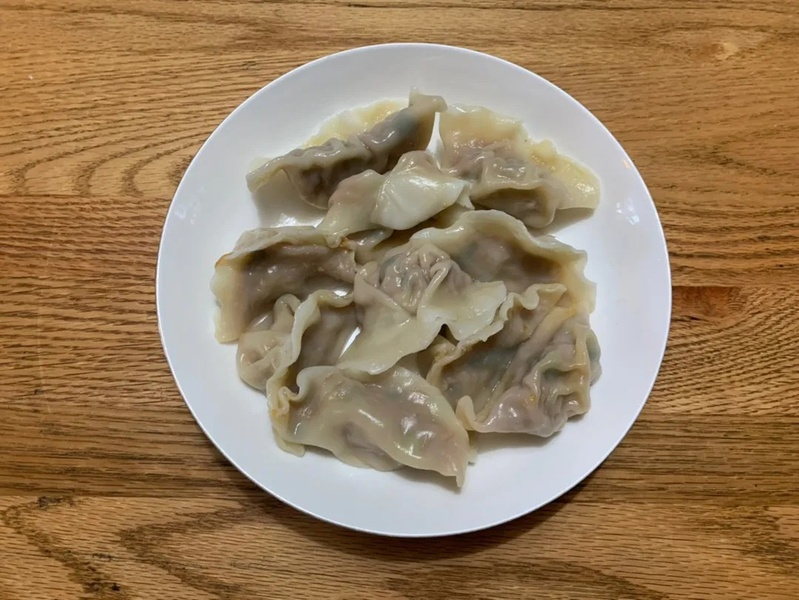
#> input picture experiments/test_images/dumplings_easy_025.jpeg, 799 x 600 px, shrunk from 1080 x 810 before the run, found by its file name
$ python generate_dataset_examples.py
#> lines starting #> are read from the running program, lines starting #| are printed output that depends on the picture
import matplotlib.pyplot as plt
from PIL import Image
import os

def create_dataset_examples():
    # Use a basic font
    plt.rcParams['font.sans-serif'] = ['Microsoft YaHei', 'SimHei', 'Arial Unicode MS', 'sans-serif']
    plt.rcParams['axes.unicode_minus'] = False

    fig, axes = plt.subplots(2, 2, figsize=(16, 12))
    fig.patch.set_facecolor('#ffffff')

    examples = [
        {
            'img': 'experiments/test_images/dumplings_easy_025.jpeg',
            'title': '【東方 / 簡單場景】\n(Eastern / Easy)',
            'gt': 'Ground Truth: 水餃 (Dumplings)',
            'desc': '單一且完整的食物外觀，未受遮擋'
        },
        {
            'img': 'experiments/test_images/avocado_toast_easy_013.jpeg',
            'title': '【西方 / 簡單場景】\n(Western / Easy)',
            'gt': 'Ground Truth: 酪梨 (Avocado), 吐司 (Toast)',
            'desc': '特徵明顯的西式輕食，光線良好'
        },
        {
            'img': 'experiments/test_images/century_egg_tofu_hard_009.jpeg',
            'title': '【東方 / 困難場景】\n(Eastern / Hard)',
            'gt': 'Ground Truth: 皮蛋 (Century Egg), 豆腐 (Tofu)',
            'desc': '外觀深色難辨識，且與豆腐互相堆疊干擾'
        },
        {
            'img': 'experiments/test_images/pasta_sardine_hard_014.jpeg',
            'title': '【西方 / 困難場景】\n(Western / Hard)',
            'gt': 'Ground Truth: 義大利麵 (Pasta), 沙丁魚 (Sardine)',
            'desc': '沙丁魚與麵條、醬汁嚴重混雜，殘渣破碎'
        }
    ]

    axes = axes.flatten()
    for i, ax in enumerate(axes):
        ex = examples[i]
        try:
            img = Image.open(ex['img'])
#> img is the input picture: PIL image 799x600 RGB; mean R, G, B 152.3, 125.5, 93.4
            ax.imshow(img)
        except Exception as e:
            # Fallback if image is missing
            ax.text(0.5, 0.5, 'Image not found', ha='center', va='center', transform=ax.transAxes)

        ax.set_title(ex['title'], fontsize=18, fontweight='bold', pad=15)
        ax.axis('off')

        # Add labels below the image
        # To do this cleanly, we can add a text box inside the image at the bottom
        img_w, img_h = img.size
#> img_w = 799; img_h = 600
        # Background rect for text
        box_h = img_h * 0.15
#> box_h = 90
        import matplotlib.patches as patches
        rect = patches.Rectangle((0, img_h - box_h), img_w, box_h, linewidth=0, edgecolor='none', facecolor='black', alpha=0.7)
        ax.add_patch(rect)

        ax.text(img_w*0.02, img_h - box_h*0.65, ex['gt'], fontsize=16, color='#2ecc71', fontweight='bold', ha='left')
        ax.text(img_w*0.02, img_h - box_h*0.25, ex['desc'], fontsize=14, color='white', ha='left')

    plt.tight_layout()
    plt.savefig('experiments/dataset_examples.png', dpi=300, bbox_inches='tight')
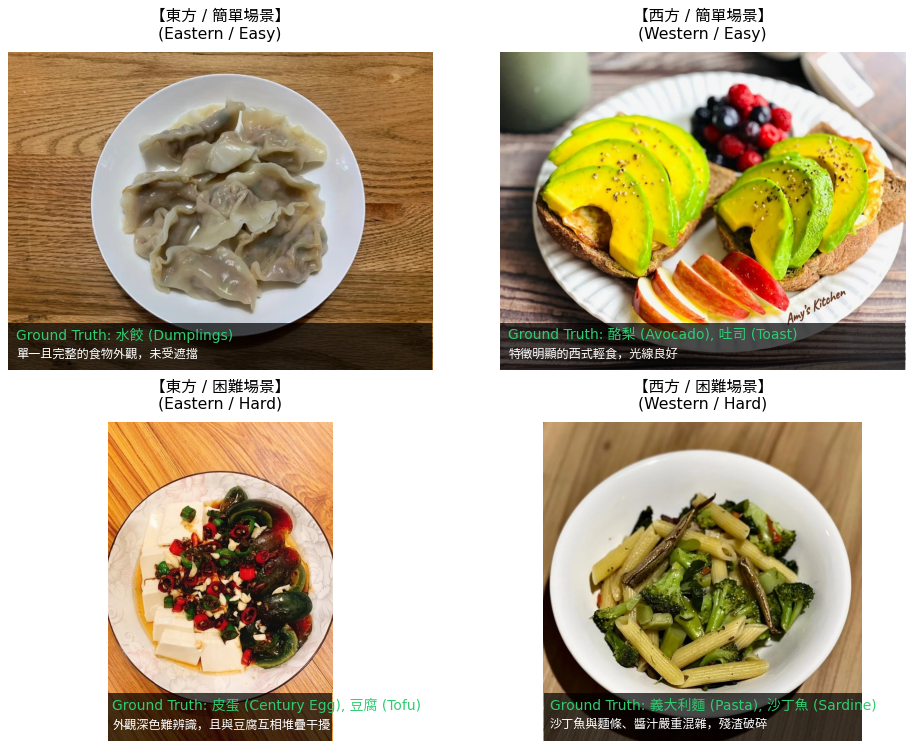
#> figure drawn by matplotlib, 4 panels
    print("Dataset examples saved to experiments/dataset_examples.png")

if __name__ == "__main__":
    create_dataset_examples()
